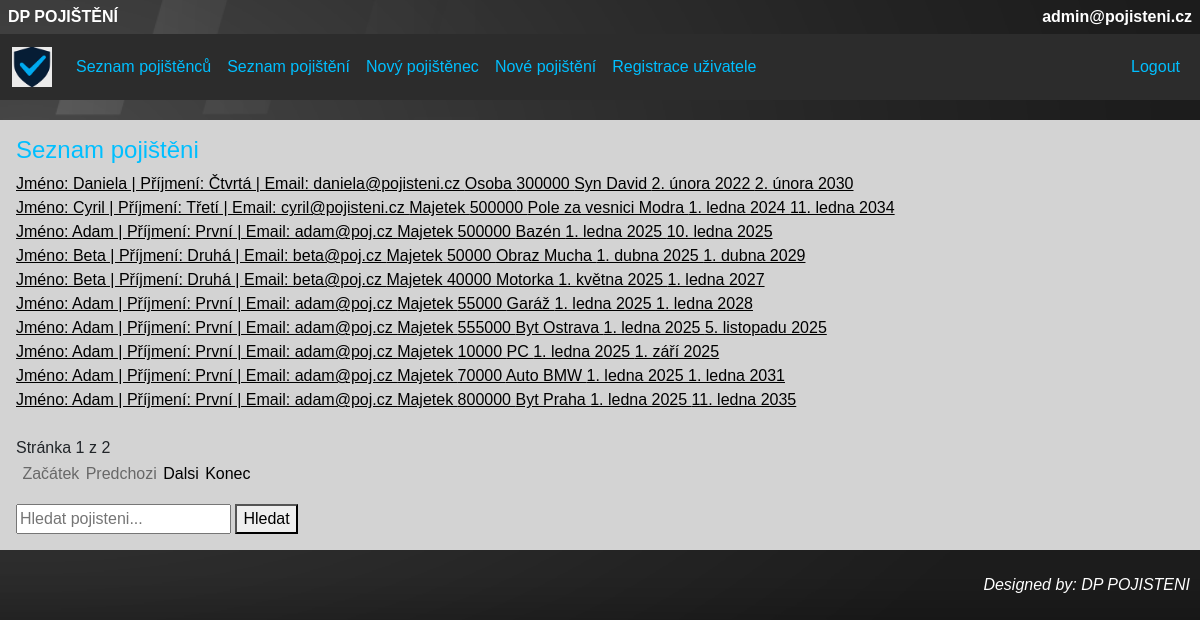
Page /pojistenci/pojisteni_index/ (signed in) on the committed database.
### pojistenci/models.py (models this page shows, shortened)
class Uzivatel(AbstractBaseUser):
    email = models.EmailField(max_length=300, unique=True)
    is_admin = models.BooleanField(default=False)
    class Meta:
        verbose_name = "uživatel"
        verbose_name_plural = "uživatelé"
    objects = UzivatelManager()
    USERNAME_FIELD = "email"

class Pojisteni(models.Model):
    pojistenec = models.ForeignKey(Pojistenec, on_delete=models.CASCADE)
    typ = models.CharField(max_length=100, validators=[alphanum_space_dash_validator, min_length_validator, max_length_validator])
    castka = models.IntegerField(validators=[castka_min_validator, castka_max_validator])
    predmet_pojisteni = models.CharField(max_length=100, validators=[alphanum_space_dash_validator, min_length_validator, max_length_validator])
    platnost_od = models.DateField()
    platnost_do = models.DateField()
    class Meta:
        verbose_name = "Pojištění"
        verbose_name_plural = "Pojištění"

class Pojistenec(models.Model):
    jmeno = models.CharField(max_length=100, validators=[text_validator, min_length_validator, max_length_validator])
    prijmeni = models.CharField(max_length=100, validators=[text_validator, min_length_validator, max_length_validator])
    email = models.EmailField(max_length=100, validators=[EmailValidator(), max_length_validator])
    telefon = models.CharField(max_length=22, validators=[telefon_validator])
    ulice = models.CharField(max_length=100, validators=[alphanum_space_dash_validator, min_length_validator, max_length_validator])
    cislo = models.CharField(max_length=100, validators=[alphanum_space_dash_validator, max_length_validator])
    mesto = models.CharField(max_length=100, validators=[alphanum_space_dash_validator, min_length_validator, max_length_validator])
    psc = models.CharField(max_length=6, validators=[psc_validator])
    def __str__(self):
        return "Jméno: {0} | Příjmení: {1} | Email: {2}".format(self.jmeno, self.prijmeni, self.email)
    class Meta:
        verbose_name = "Pojištěnec"
        verbose_name_plural = "Pojištěnci"

### pojistenci/views.py (the view)
# urls.py: path("pojisteni_index/", views.PojisteniIndex.as_view(), name="pojisteni_index"),
class PojisteniIndex(LoginRequiredMixin, generic.ListView):
    template_name = "pojistenci/pojisteni_index.html"  # cesta k šabloně ze složky templates (je možné sdílet mezi aplikacemi)
    context_object_name = "seznam_pojisteni"  # pod tímto jménem budeme volat seznam objektů v šabloně
    paginate_by = 10
    def get_queryset(self):
        return Pojisteni.objects.all().order_by("-id")

### pojistenci/templates/pojistenci/pojisteni_index.html
{% extends "base.html" %}
{% block content %}
    <h4>Seznam pojištěni</h4>
    {% for pojisteni in seznam_pojisteni %}
        <a href="{% url 'pojisteni_detail' pojisteni.id %}" class="list_of_items">{{ pojisteni.pojistenec }} {{ pojisteni.typ }} {{ pojisteni.castka }} {{ pojisteni.predmet_pojisteni }} {{ pojisteni.platnost_od }} {{ pojisteni.platnost_do }}<br> </a>
    {% empty %}
        <p>Žádné pojištění nebylo nalezeno.</p>
    {% endfor %}
    <br>
    <span> Stránka {{ page_obj.number }} z {{ page_obj.paginator.num_pages }} </span>
    <nav class="flex_box_page">
        <ul class="pagination">
            {% if page_obj.number == 1 %}
            <li><span class="nav_page_item disabled">Začátek</span></li>
            {% else %}
            <li><a href="?page={{ page_obj.paginator.start_index }}" class="nav_page_item">Začátek</a></li>
            {% endif %}
            {% if page_obj.has_previous %}
            <li><a href="?page={{ page_obj.previous_page_number }}" class="nav_page_item">Predchozi</a></li>
            {% else %}
            <li><span class="nav_page_item disabled">Predchozi</span></li>
            {% endif %}
            {% if page_obj.has_next %}
            <li><a href="?page={{ page_obj.next_page_number }}" class="nav_page_item">Dalsi</a></li>
            {% else %}
            <li><span class="nav_page_item disabled">Dalsi</span></li>
            {% endif %}
            {% if page_obj.number == page_obj.paginator.num_pages %}
            <li><span class="nav_page_item disabled">Konec</span></li>
            {% else %}
            <li><a href="?page={{ page_obj.paginator.num_pages }}" class="nav_page_item">Konec</a></li>
            {% endif %}
        </ul>
    </nav>
    <form method="get" action="{% url 'pojisteni_search' %}">
        <input type="text" name="q" value="{{ query }}" placeholder="Hledat pojisteni...">
        <button type="submit">Hledat</button>
    </form>
{% endblock %}

### pojistenci/templates/base.html (shortened to what this page needs)
<!DOCTYPE html>
<html lang="cs">
<head>
    {% load static %}
    <link rel="stylesheet" href="{% static 'css/bootstrap.min.css' %}" type = "text/css"/>
    <link rel="stylesheet" href="{% static 'css/style.css' %}" type="text/css">
    </head>
<body>
<header>
    <div class="flex_box_header">
        <div class="nav_item_header">DP POJIŠTĚNÍ</div>
        <div class="nav_item_header">{{request.user.email}}</div>
    </div>
</header>
<nav class="navbar navbar-expand-md navbar-dark bg-custom-dark">
  <div class="container-fluid d-flex align-items-center">
    <a class="navbar-brand me-3" href="/">
      <img src="{% static 'logo.png' %}" alt="Logo" height="40">
    </a>
    <div class="collapse navbar-collapse" id="mainNavbar">
      <ul class="navbar-nav me-auto">
        {% if user.is_authenticated %}
        <li class="nav-item">
          <a class="nav-link" href="{% url 'pojistenec_index' %}">Seznam pojištěnců</a>
        </li>
        <li class="nav-item">
          <a class="nav-link" href="{% url 'pojisteni_index' %}">Seznam pojištění</a>
        </li>
        {% endif %}
        {% if user.is_admin %}
        <li class="nav-item">
          <a class="nav-link" href="{% url 'vytvor_pojistenec' %}">Nový pojištěnec</a>
        </li>
        <li class="nav-item">
          <a class="nav-link" href="{% url 'vytvor_pojisteni' %}">Nové pojištění</a>
        </li>
        <li class="nav-item">
          <a class="nav-link" href="{% url 'registrace' %}">Registrace uživatele</a>
        </li>
        {% endif %}
      </ul>
      <ul class="navbar-nav ms-auto">
        {% if user.is_authenticated %}
        <li class="nav-item">
          <a class="nav-link" href="{% url 'logout' %}">Logout</a>
        </li>
        {% endif %}
      </ul>
    </div>
  </div>
</nav>
    <div class="content">
    {% block content %}
    {% endblock %}
    </div>
    <footer>
       Designed by: DP POJISTENI
    </footer>
</body>
</html>

### pojistenci/static/css/style.css (style rules this page uses)
* { box-sizing: border-box; }
body { margin: 0; font-family: sans-serif; background-image: url('/static/pojistenci/body.png'); background-size: cover; background-position: center; background-repeat: no-repeat; background-attachment: fixed; }
.bg-custom-dark { background-color: #2c2c2c !important; }
h4 { color: #00BFFF; }
.navbar-nav .nav-link { color: #00BFFF !important; }
.list_of_items { color: black; }
.flex_box_page { display: flex; justify-content: space-between; align-items: center; padding: 0.1rem 0.2rem; background-color: lightgrey; }
.nav_page_item { color: black; background-color: lightgrey; text-decoration: none; padding: 0.2rem }
.nav_page_item.disabled { opacity: 0.5; cursor: not-allowed; pointer-events: none; background-color: lightgrey; }
header { padding: 0.1rem; }
.flex_box_header { display: flex; justify-content: space-between; align-items: center; padding: 0.1rem 0.2rem; }
.nav_item_header { color: white; padding: 0.1rem 0.2rem; font-weight: bold; border-radius: 4px; }
nav { padding: 0.2rem; }
.content { width: 100%; margin: auto; margin-top: 20px; margin-bottom: 20px; background-color: lightgrey; padding: 1rem; flex: 1; }
footer { color: white; font-style: italic; width: 100%; height: 30px; text-align: right; line-height: 30px; vertical-align: middle; padding-right: 10px; }

### rows in the picture
Uzivatel: user.email "admin@pojisteni.cz"
Pojisteni: pojistenec "Jméno: Daniela | Příjmení: Čtvrtá | Email: daniela@pojisteni.cz", typ "Osoba", castka "300000", predmet_pojisteni "Syn David", platnost_od "2. února 2022", platnost_do "2. února 2030"
Pojisteni: pojistenec "Jméno: Cyril | Příjmení: Třetí | Email: cyril@pojisteni.cz", typ "Majetek", castka "500000", predmet_pojisteni "Pole za vesnici Modra", platnost_od "1. ledna 2024", platnost_do "11. ledna 2034"
Pojisteni: pojistenec "Jméno: Adam | Příjmení: První | Email: adam@poj.cz", typ "Majetek", castka "500000", predmet_pojisteni "Bazén", platnost_od "1. ledna 2025", platnost_do "10. ledna 2025"
Pojisteni: pojistenec "Jméno: Beta | Příjmení: Druhá | Email: beta@poj.cz", typ "Majetek", castka "50000", predmet_pojisteni "Obraz Mucha", platnost_od "1. dubna 2025", platnost_do "1. dubna 2029"
Pojisteni: pojistenec "Jméno: Beta | Příjmení: Druhá | Email: beta@poj.cz", typ "Majetek", castka "40000", predmet_pojisteni "Motorka", platnost_od "1. května 2025", platnost_do "1. ledna 2027"
Pojisteni: pojistenec "Jméno: Adam | Příjmení: První | Email: adam@poj.cz", typ "Majetek", castka "55000", predmet_pojisteni "Garáž", platnost_od "1. ledna 2025", platnost_do "1. ledna 2028"
Pojisteni: pojistenec "Jméno: Adam | Příjmení: První | Email: adam@poj.cz", typ "Majetek", castka "555000", predmet_pojisteni "Byt Ostrava", platnost_od "1. ledna 2025", platnost_do "5. listopadu 2025"
Pojisteni: pojistenec "Jméno: Adam | Příjmení: První | Email: adam@poj.cz", typ "Majetek", castka "10000", predmet_pojisteni "PC", platnost_od "1. ledna 2025", platnost_do "1. září 2025"
Pojisteni: pojistenec "Jméno: Adam | Příjmení: První | Email: adam@poj.cz", typ "Majetek", castka "70000", predmet_pojisteni "Auto BMW", platnost_od "1. ledna 2025", platnost_do "1. ledna 2031"
Pojisteni: pojistenec "Jméno: Adam | Příjmení: První | Email: adam@poj.cz", typ "Majetek", castka "800000", predmet_pojisteni "Byt Praha", platnost_od "1. ledna 2025", platnost_do "11. ledna 2035"

### other values in the picture
{{ page_obj.number }} "1"
{{ page_obj.paginator.num_pages }} "2"
